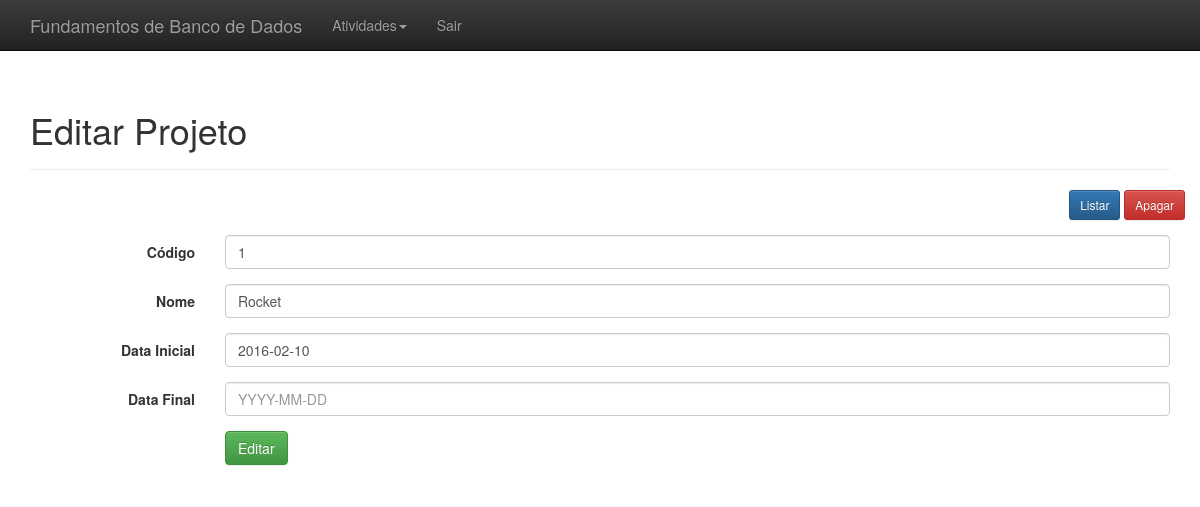
/index.php?link=24&Codigo=1, run on the app's committed database.
### tables this page shows
CREATE TABLE Projeto(
	Codigo INT ,
    Nome VARCHAR(100),
    DataInicial DATE,
    DataFinal DATE
    );

### editar_projeto.php (the view, shortened to what this page needs)
<?php
    include_once("conexao.php");
	$codigo = $_GET['Codigo'];
	$result = mysqli_query($conectar, "SELECT * FROM projeto WHERE Codigo = '$codigo' LIMIT 1");
	$resultado = mysqli_fetch_assoc($result);
?>
<div class="container theme-showcase" role="main">
  <div class="page-header">
	<h1>Editar Projeto</h1>
  </div>
  <div class="row espaco">
	<div class="pull-right">
		<a href='administrativo.php?link=2&id=<?php echo $resultado['id']; ?>'><button type='button' class='btn btn-sm btn-primary'>Listar</button></a>
		<a href='processa/proc_apagar_usuario.php?id=<?php echo $resultado['id']; ?>'><button type='button' class='btn btn-sm btn-danger'>Apagar</button></a>
	</div>
  </div>
  <div class="row">
	<div class="col-md-12">
		<form class="form-horizontal" method="POST" action="processa/proc_edit_projeto.php">
		  <div class="form-group">
			<label for="inputEmail3" class="col-sm-2 control-label">Código</label>
			<div class="col-sm-10">
			  <input type="text" class="form-control" name="Codigo" placeholder="Código do Projeto" value="<?php echo $resultado['Codigo']; ?>">
			</div>
		  </div>
		  <div class="form-group">
			<label for="inputPassword3" class="col-sm-2 control-label">Nome</label>
			<div class="col-sm-10">
			  <input type="text" class="form-control" name="Nome" placeholder="Nome do Projeto" value="<?php echo $resultado['Nome']; ?>">
			</div>
		  </div>
		  <div class="form-group">
			<label for="inputEmail3" class="col-sm-2 control-label">Data Inicial</label>
			<div class="col-sm-10">
			  <input type="text" class="form-control" name="DataInicial" placeholder="YYYY-MM-DD" value="<?php echo $resultado['DataInicial']; ?>">
			</div>
		  </div>
            <div class="form-group">
			<label for="inputEmail3" class="col-sm-2 control-label">Data Final</label>
			<div class="col-sm-10">
			  <input type="text" class="form-control" name="DataFinal" placeholder="YYYY-MM-DD" value="<?php echo $resultado['DataFinal']; ?>">
			</div>
            </div>
		  <div class="form-group">
			<div class="col-sm-offset-2 col-sm-10">
			  <button type="submit" class="btn btn-success">Editar</button>
			</div>
		  </div>
		</form>
	</div>
  </div>
</div>

### css/theme.css (style rules this page uses)
body { padding-top: 70px; padding-bottom: 30px; }
.espaco { margin-bottom:15px; }

### data on the page
projeto: Codigo "1", Nome "Rocket", DataInicial "2016-02-10"
